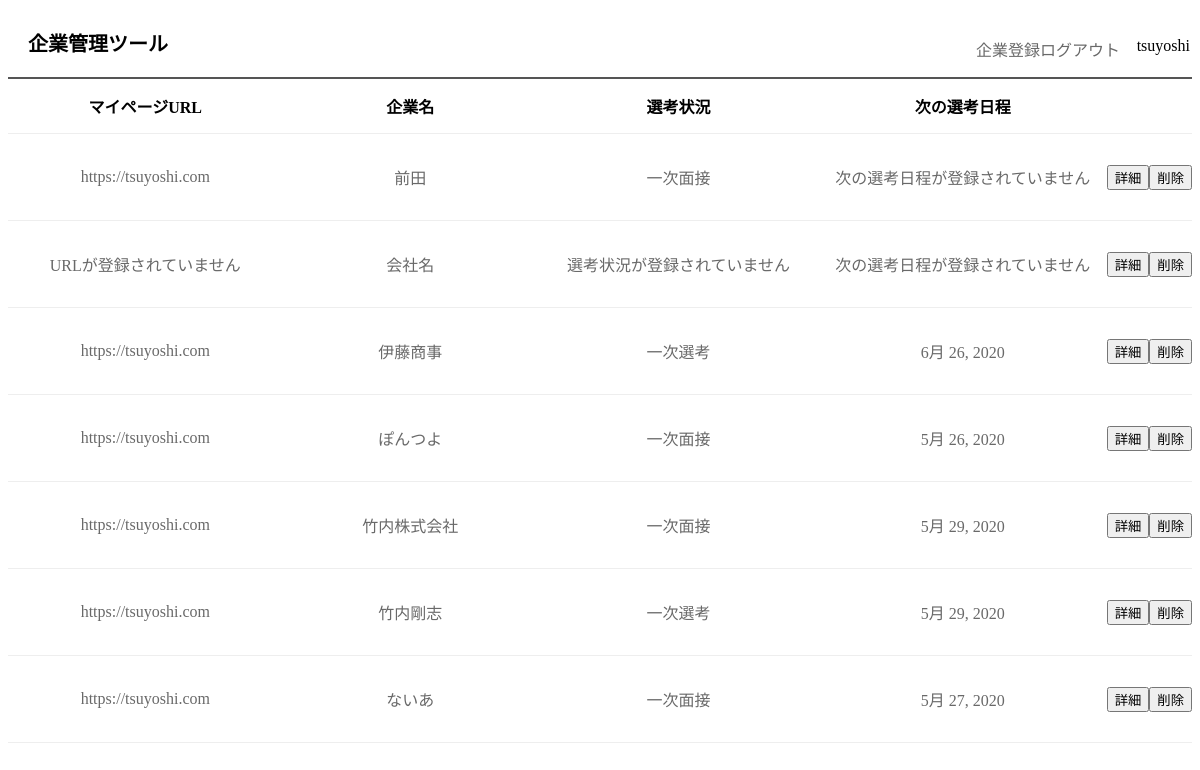
The app's page /index (signed in), older data.
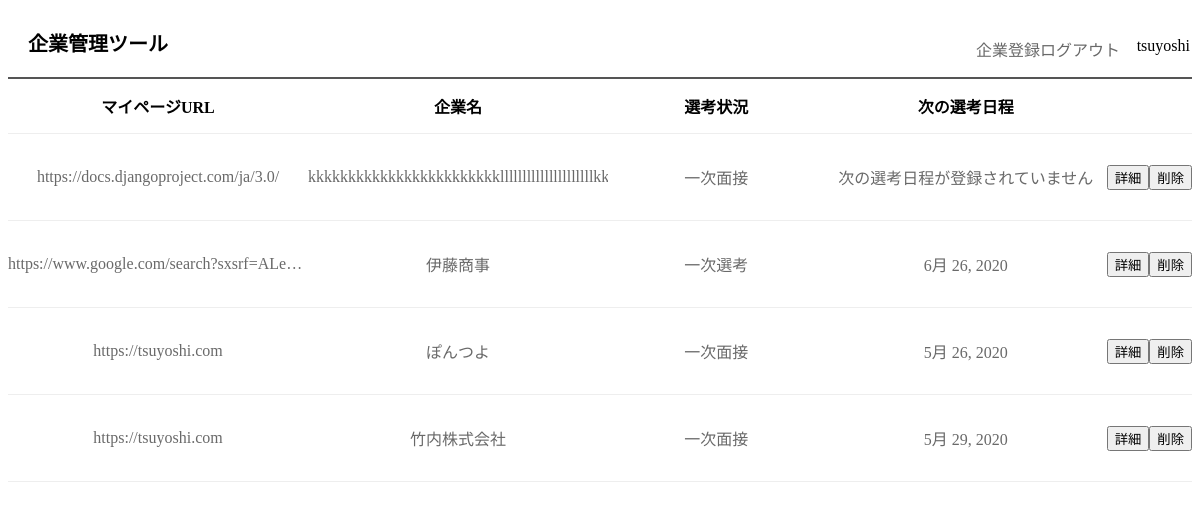
The same page, newer data.
### main_page/models.py (models this page shows, shortened)
class Company(models.Model):
    user = models.ForeignKey(
        User,
        on_delete=models.CASCADE
        )
    name = models.CharField(
        verbose_name='企業名',
        max_length=100,
        null=False,
        default="会社名",
        )
    mypage_id = models.CharField(
        verbose_name='マイページID',
        blank=True,
        null=True,
        max_length=100
        )
    mypage_pwd = models.CharField(
        verbose_name='マイページパスワード',
        blank=True,
        null=True,
        max_length=100
        )
    mypage_url = models.URLField(
        verbose_name='マイページURL',
        blank=True,
        null=True
        )
    progress = models.CharField(
        verbose_name="選考状況",
        blank=True,
        null=True,
        max_length=100
        )
    next_date = models.DateField(
        verbose_name='次回選考日程',
        blank=True,
        null=True,
    )
    next_time = models.TimeField(
        verbose_name='選考時間',
        blank=True,
        null=True,
    )

### main_page/views.py (the view)
# urls.py: path('index', views.index, name='index'),
@login_required
def index(request):
    companies = Company.objects.filter(user__username__exact=request.user)
    return render(request, 'main_page/index.html',{'companies':companies})

### main_page/templates/main_page/index.html
{% extends 'main_page/base.html' %}
{% load static %}
{% load widget_tweaks %}
{% block content %}
<head>
    <link rel="stylesheet" href="{% static 'main_page/css/index.css' %}">
</head>
<table>
    <tr id="company-title">
      <th>マイページURL</th>
      <th>企業名</th>
      <th>選考状況</th>
      <th>次の選考日程</th>
    </tr>
{% for company in companies %}
    <tr id="company-bar">
      <td>
        {% if company.mypage_url %}
        <a class="mypage-url-true" href="{{ company.mypage_url }}" target="_blank">{{ company.mypage_url}}</a>
        {% else %}
        <p class="mypage-url-false">URLが登録されていません</p>
        {% endif %}
      </td>
      <td>
        <p class="company-bar-name">{{ company.name }}</p>
      </td>
      <td>
        <p class="company-bar-progress">{{ company.progress | default_if_none:"選考状況が登録されていません"}}</p>
      </td>
      <td>
        <p class="company-bar-nextdate">{{ company.next_date | default_if_none:"次の選考日程が登録されていません"}}</p>
      </td>
      <td>
        <a class="company-bar-detail" href="{% url 'main_page:company_detail' pk=company.pk %}"><button>詳細</button></a>
      </td>
      <td>
        <a class="company-bar-delete" href="{% url 'main_page:delete_comfirm' pk=company.pk %}"><button>削除</button></a>
      </td>
    </tr>
{% endfor %}
</table>
{% endblock %}

Row changes from the older to the newer data that the page shows:
removed Company: shows "URLが登録されていません", name "会社名", progress "選考状況が登録されていません", next_date "次の選考日程が登録されていません"
removed Company: mypage_url "https://tsuyoshi.com", name "竹内剛志", progress "一次選考", next_date "5月 29, 2020"
removed Company: mypage_url "https://tsuyoshi.com", name "ないあ", progress "一次面接", next_date "5月 27, 2020"
changed Company "次の選考日程が登録されていません": mypage_url "https://tsuyoshi.com" → "https://docs.djangoproject.com/ja/3.0/"; name "前田" → "kkkkkkkkkkkkkkkkkkkkkkkkllllllllllllllllllll…"
changed Company "伊藤商事": mypage_url "https://tsuyoshi.com" → "https://www.google.com/search?sxsrf=ALe…"
